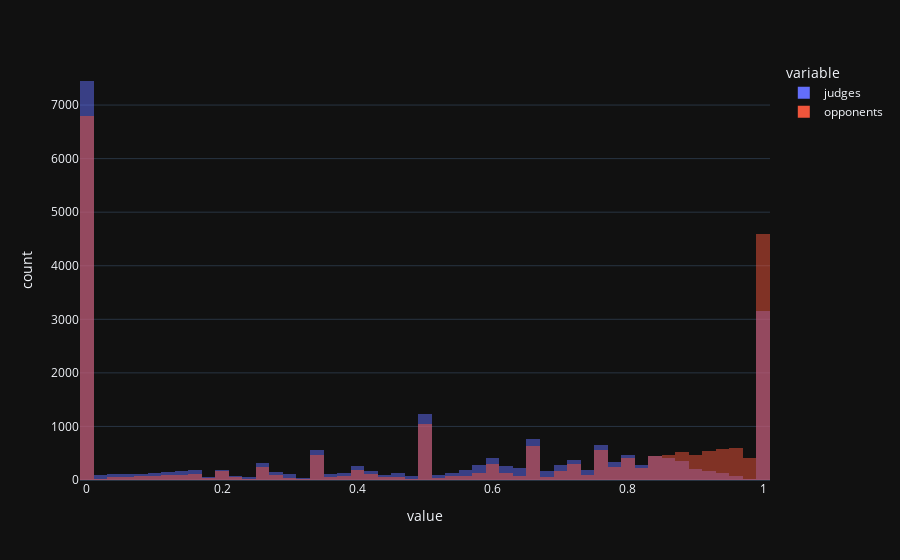

Source (notebook cell):
### Code cell
data = pd.DataFrame(dict(
    judges=[(team.total_judges / team.total_rounds) for team in caselist_tab_map.values()],
    opponents=[(team.total_opponents / team.total_rounds) for team in caselist_tab_map.values()],
))
px.histogram(data, barmode='overlay')

### Figure 1 — Plotly figure (JSON) as saved in the notebook; plotly's stock layout.template omitted (floating-point values rounded to 4 significant figures; data arrays with more than 128 entries replaced by an {"elided": "..."} marker saying what was removed)
{"data": [{"alignmentgroup": "True", "bingroup": "x", "hovertemplate": "variable=judges<br>value=%{x}<br>count=%{y}<extra></extra>", "legendgroup": "judges", "marker": {"color": "#636efa", "opacity": 0.5, "pattern": {"shape": ""}}, "name": "judges", "offsetgroup": "judges", "orientation": "v", "showlegend": true, "type": "histogram", "x": {"elided": "22294 float values"}, "xaxis": "x", "yaxis": "y"}, {"alignmentgroup": "True", "bingroup": "x", "hovertemplate": "variable=opponents<br>value=%{x}<br>count=%{y}<extra></extra>", "legendgroup": "opponents", "marker": {"color": "#EF553B", "opacity": 0.5, "pattern": {"shape": ""}}, "name": "opponents", "offsetgroup": "opponents", "orientation": "v", "showlegend": true, "type": "histogram", "x": {"elided": "22294 float values"}, "xaxis": "x", "yaxis": "y"}], "layout": {"barmode": "overlay", "legend": {"title": {"text": "variable"}, "tracegroupgap": 0}, "margin": {"t": 60}, "xaxis": {"anchor": "y", "domain": [0, 1], "title": {"text": "value"}}, "yaxis": {"anchor": "x", "domain": [0, 1], "title": {"text": "count"}}}}
